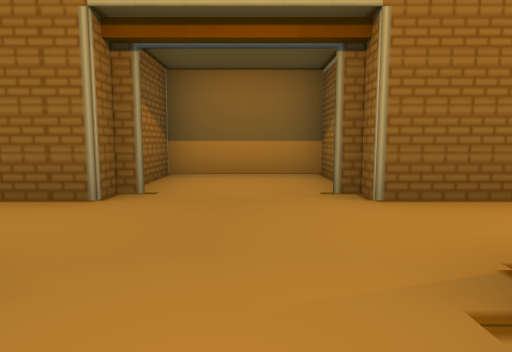
view 1 (above)

13 first-person views from a walk through a Unity game level. The camera is 0.64 m above the floor, tilts 6° down and sees 75° across. The floor is counted in squares, 1 m on a side. Each view is taken from the middle of a square. On the plan, view 1 faces up. The plan holds only what a view shows up to about 10 squares ahead; the rest is blank. The place goes on beyond the plan. The player character is not drawn. Some surface patterns are stand-ins.

view 2
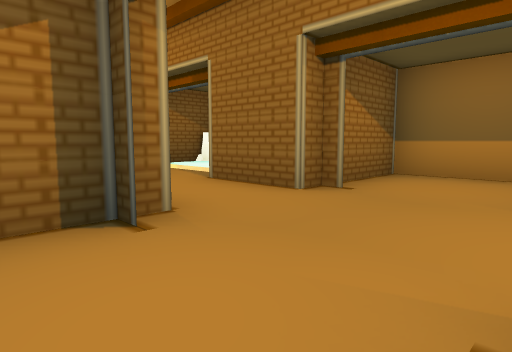

view 3
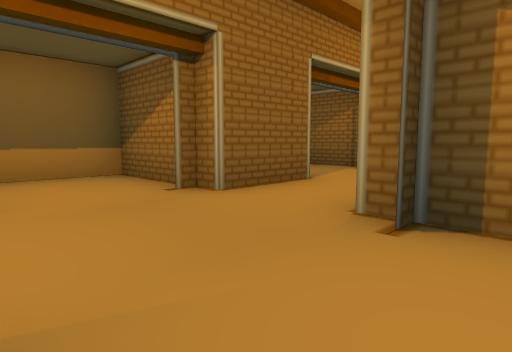

view 4
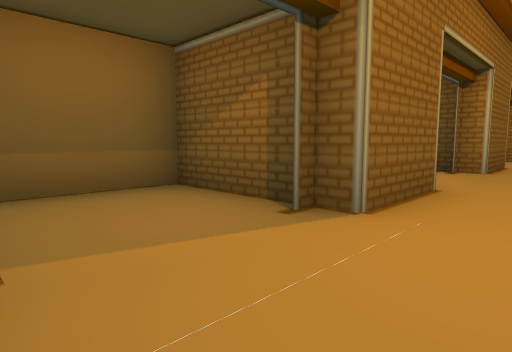

view 5
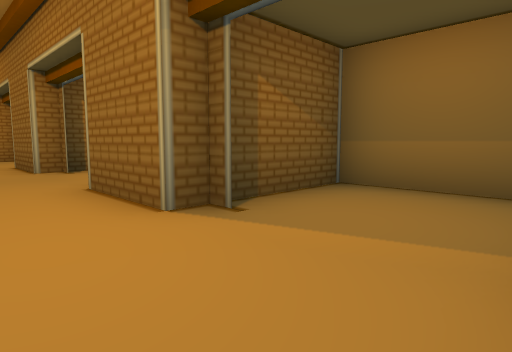

view 6
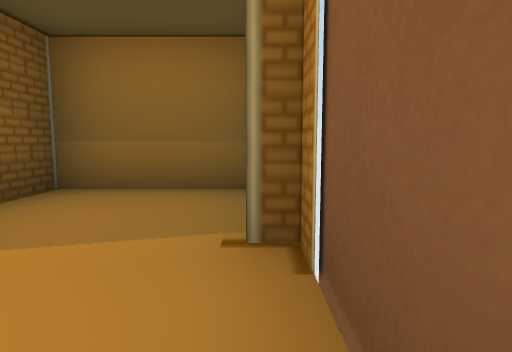

view 7
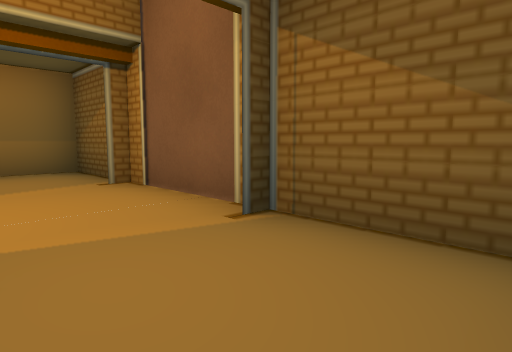

view 8
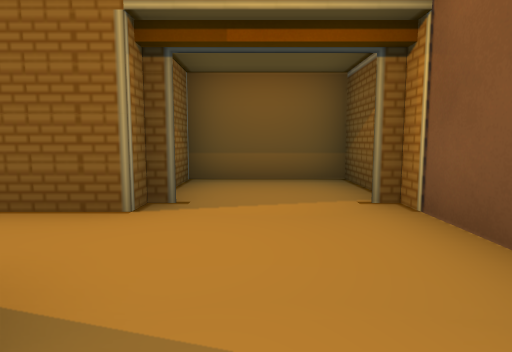

view 9
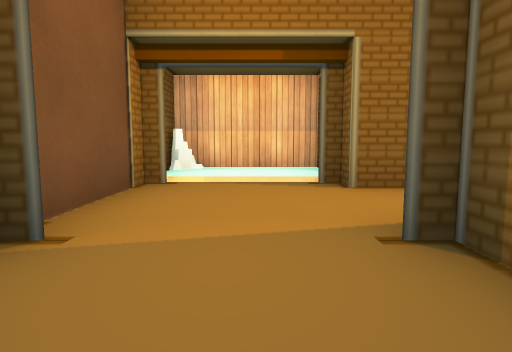

view 10
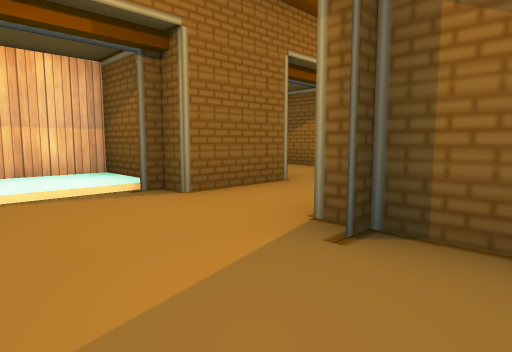

view 11
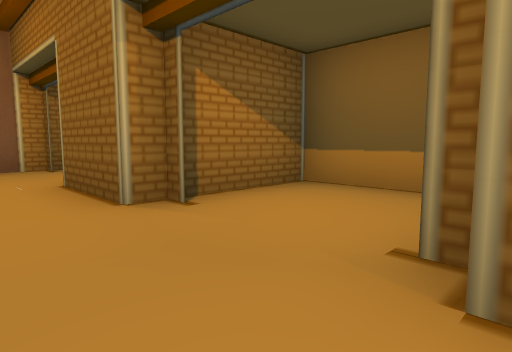

view 12
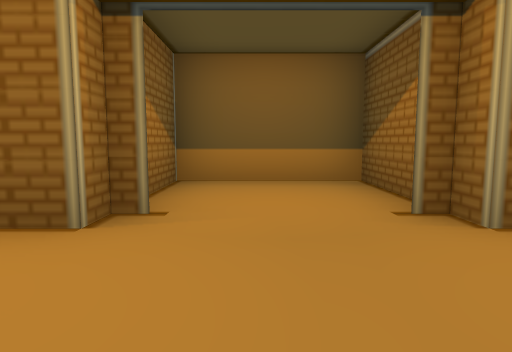

view 13
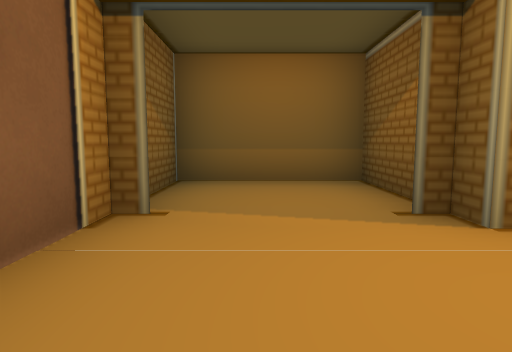

### Floor plan
Points are (right, up) in squares from view 1. A wall is a line through its corners. A room is listed if a view was taken in it or the views show most of it. See-through windows are left out.
Room 1 (views 1, 2, 3, 4, 5, 6, 7, 8, 9, 10, 11, 12, 13)
walls: (0.9, 1.1) (1.4, 1.1); (-1.2, 1.1) (-1.8, 1.1) (-1.2, 1.1); (-1.3, 4) (-1.8, 4); (1.4, 4) (0.9, 4); (-1.8, 4.1) (-1.2, 4.1); (-3.6, 1.1) (-4.1, 1.1) (-3.6, 1.1); (-3.6, 4) (-4.5, 4); (3.7, 4) (3.2, 4); (5.9, 1.1) (6.4, 1.1) (5.9, 1.1); (-6.2, 1.1) (-6.8, 1.1) (-6.2, 1.1); (-6.3, 4) (-6.7, 4) (-6.7, -1.4) (-3.7, -1.4) (-3.7, 1.6) (-1.7, 1.6) (-1.7, -1.4) (1.3, -1.4) (1.3, 1.6) (3.3, 1.6) (3.3, -1.4) (6.3, -1.4) (6.3, 6.5) (3.3, 6.5) (3.3, 3.5) (1.3, 3.5) (1.3, 6.5) (-1.7, 6.5) (-1.7, 3.5) (-3.7, 3.5) (-3.7, 6.1) (-6.7, 6.1) (-6.7, 4.5); (6.4, 4) (5.9, 4)
objects: other object (-6, 6)

Where each view was taken, in squares from view 1:
view 1: 0 up, 0 right, facing up
view 2: 0 up, 1 right, facing up-left
view 3: 5 up, 1 right, facing down-left
view 4: 3 up, 6 right, facing down-left
view 5: 2 up, 6 right, facing up-left
view 6: 2 up, 6 right, facing up
view 7: 1 down, 4 right, facing up-right
view 8: 5 up, 5 left, facing down
view 9: 1 down, 5 left, facing up
view 10: 0 up, 6 left, facing up-right
view 11: 3 up, 2 left, facing down-right
view 12: 4 up, 0 right, facing down
view 13: 4 up, 5 right, facing down
